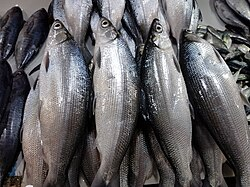
#> input picture backend/src/python/prototype/bangus.jpg, 250 x 187 px
$ python test6.py
#> lines starting #> are read from the running program, lines starting #| are printed output that depends on the picture; after the words box and inside, x2 and y2 are one past the last pixel; in counts of white or black regions, pixels touching at a corner belong together; long printed decimals are rounded
import os
import sys

import cv2 as cv
import numpy as np


def save(name, img, dir="eye_debug"):
    os.makedirs(dir, exist_ok=True)
    if img is None or img.size == 0:
        return
    out = img.copy()
    h, w = out.shape[:2]
    scale = min(800 / w, 800 / h, 1.0)
    if scale < 1.0:
        out = cv.resize(out, (int(w * scale), int(h * scale)))
    cv.imwrite(f"{dir}/{name}.jpg", out)


def segment_fish(img):
    lab = cv.cvtColor(img, cv.COLOR_BGR2LAB)
    l, a, b = cv.split(lab)

    clahe = cv.createCLAHE(clipLimit=2.5, tileGridSize=(8, 8))
    l2 = clahe.apply(l)

    lab_enhanced = cv.merge((l2, a, b))
    enhanced = cv.cvtColor(lab_enhanced, cv.COLOR_LAB2BGR)

    gray = cv.cvtColor(enhanced, cv.COLOR_BGR2GRAY)

    _, otsu = cv.threshold(gray, 0, 255, cv.THRESH_BINARY + cv.THRESH_OTSU)

    a_blur = cv.GaussianBlur(a, (5, 5), 0)
    b_blur = cv.GaussianBlur(b, (5, 5), 0)

    fish_a = cv.inRange(a_blur, 120, 150)  # tune if needed
    fish_b = cv.inRange(b_blur, 120, 170)

    lab_mask = cv.bitwise_and(fish_a, fish_b)

    k5 = np.ones((5, 5), np.uint8)
    k7 = np.ones((7, 7), np.uint8)

    otsu = cv.morphologyEx(otsu, cv.MORPH_CLOSE, k5)
    otsu = cv.morphologyEx(otsu, cv.MORPH_OPEN, k5)

    lab_mask = cv.morphologyEx(lab_mask, cv.MORPH_CLOSE, k7)
    lab_mask = cv.morphologyEx(lab_mask, cv.MORPH_OPEN, k5)

    combined = cv.bitwise_or(otsu, lab_mask)
    combined = cv.morphologyEx(combined, cv.MORPH_CLOSE, k5)

    contours, _ = cv.findContours(combined, cv.RETR_EXTERNAL, cv.CHAIN_APPROX_SIMPLE)
    contours = [c for c in contours if cv.contourArea(c) > 5000]

    if not contours:
        return None, None, 0, 0, 0, 0

    fish_contour = max(contours, key=cv.contourArea)
    fx, fy, fw, fh = cv.boundingRect(fish_contour)

    return combined, fish_contour, fx, fy, fw, fh


def preprocess(roi_bgr):
    gray = cv.cvtColor(roi_bgr, cv.COLOR_BGR2GRAY)
    clahe = cv.createCLAHE(clipLimit=3.0, tileGridSize=(4, 4))
    return clahe.apply(gray)


def get_fish_region_coords(fx, fy, fw, fh):
    eye_end = fy + int(0.25 * fh)
    body_end = fy + int(0.80 * fh)
    tail_end = fy + fh
    x0, x1 = fx, fx + fw
    return (
        (fy, eye_end, x0, x1),
        (eye_end, body_end, x0, x1),
        (body_end, tail_end, x0, x1),
    )


# Eyes
def extract_eye(gray_clahe, roi_h, roi_w):
    candidates = []
    min_r = max(4, int(min(roi_h, roi_w) * 0.05))
    max_r = max(min_r + 4, int(min(roi_h, roi_w) * 0.35))

    params = cv.SimpleBlobDetector_Params()
    params.filterByArea = True
    params.minArea = np.pi * min_r**2 * 0.5
    params.maxArea = np.pi * max_r**2 * 2.0
    params.filterByCircularity = True
    params.minCircularity = 0.40
    params.filterByConvexity = True
    params.minConvexity = 0.55
    params.filterByInertia = True
    params.minInertiaRatio = 0.30
    params.filterByColor = True
    params.blobColor = 0

    detector = cv.SimpleBlobDetector_create(params)
    kps = detector.detect(gray_clahe)
    if kps:
        kp = max(kps, key=lambda k: k.size)
        cx, cy = int(kp.pt[0]), int(kp.pt[1])
        r = max(min_r, int(kp.size / 2))
        candidates.append((cx, cy, r, 0.72, "blob_gray"))

    block = max(11, (min(roi_h, roi_w) // 4) | 1)
    adapt = cv.adaptiveThreshold(
        cv.GaussianBlur(gray_clahe, (5, 5), 0),
        255,
        cv.ADAPTIVE_THRESH_GAUSSIAN_C,
        cv.THRESH_BINARY_INV,
        blockSize=block,
        C=8,
    )

    k3 = np.ones((3, 3), np.uint8)
    adapt = cv.morphologyEx(adapt, cv.MORPH_OPEN, k3)
    adapt = cv.morphologyEx(adapt, cv.MORPH_CLOSE, k3)

    ctrs, _ = cv.findContours(adapt, cv.RETR_EXTERNAL, cv.CHAIN_APPROX_SIMPLE)
    best_score, best_c = 0, None
    for c in ctrs:
        area = cv.contourArea(c)
        if area < 15 or area > roi_h * roi_w * 0.20:
            continue
        perim = cv.arcLength(c, True)
        if perim == 0:
            continue
        circ = 4 * np.pi * area / (perim**2)
        if circ < 0.30:
            continue
        score = circ * np.sqrt(area)
        if score > best_score:
            best_score, best_c = score, c
    if best_c is not None:
        (cx, cy), r = cv.minEnclosingCircle(best_c)
        candidates.append(
            (int(cx), int(cy), max(min_r, int(r)), 0.68, "adaptive_contour")
        )

    return candidates


def select_best_candidate(candidates, roi_h, roi_w):
    def score(c):
        cx, cy, r, conf, _ = c
        border_pen = (
            0.25 if (cx < r or cy < r or cx > roi_w - r or cy > roi_h - r) else 0
        )
        pos_bonus = 0.05 if cy < roi_h * 0.60 else 0
        return conf + pos_bonus - border_pen

    return max(candidates, key=score)


def eye_clarity(eye):
    if eye is None or eye.size == 0:
        return 0.0, 0.0

    gray = cv.cvtColor(eye, cv.COLOR_BGR2GRAY)

    valid = gray > 10
    if np.sum(valid) == 0:
        return 0.0, 0.0

    lap = cv.Laplacian(gray, cv.CV_64F)
    sharpness = lap[valid].var()

    median = np.median(gray[valid])

    lower = int(max(0, 0.5 * median))
    upper = int(min(255, 1.5 * median))

    edges = cv.Canny(gray, lower, upper)
    edge_density = np.sum(edges[valid] > 0) / np.sum(valid)

    return sharpness, edge_density


def eye_redness(eye):
    if eye is None or eye.size == 0:
        return 0.0

    hsv = cv.cvtColor(eye, cv.COLOR_BGR2HSV)
    h, s, v = cv.split(hsv)

    valid = (v > 30) & (s > 40)

    if np.sum(valid) == 0:
        return 111

    red = (h <= 10) | (h >= 160)

    redness = np.sum(red & valid) / np.sum(valid)
    return float(redness)


# body
def shininess_evaluation(body_roi):
    _, s_ch, v_ch = cv.split(cv.cvtColor(body_roi, cv.COLOR_BGR2HSV))
    body_area = body_roi.shape[0] * body_roi.shape[1]
    v_top = np.percentile(v_ch, 85)
    s_low = np.percentile(s_ch, 30)
    specular_mask = ((v_ch > v_top) & (s_ch < s_low)).astype(np.uint8) * 255

    specular_coverage = cv.countNonZero(specular_mask) / body_area
    specular_average = np.mean(v_ch[specular_mask > 0])

    return specular_coverage, specular_average


def evaluate_body_color(body_roi):
    hsv = cv.cvtColor(body_roi, cv.COLOR_BGR2HSV)
    h_ch, s_ch, v_ch = cv.split(hsv)
    return np.mean(h_ch), np.mean(s_ch), np.mean(v_ch)


def main():
    img_path = sys.argv[1] if len(sys.argv) >= 2 else "bangus.jpg"
    img = cv.imread(img_path)
#> img is the input picture: shape (187, 250, 3); mean B, G, R 97.2, 95.1, 97.2

    if img is None:
        print("Cannot read image")
        return

    img_h, img_w = img.shape[:2]
#> img_h = 187; img_w = 250

    combined, fish_contour, fx, fy, fw, fh = segment_fish(img)
#> in segment_fish, `lab = cv.cvtColor(img, cv.COLOR_BGR2LAB)`: lab: shape (187, 250, 3); mean of channels 0, 1, 2 100.2, 129.3, 127.2
#> in segment_fish, `lab_enhanced = cv.merge((l2, a, b))`: lab_enhanced: shape (187, 250, 3); mean of channels 0, 1, 2 120.9, 129.3, 127.2
#> in segment_fish, `_, otsu = cv.threshold(gray, 0, 255, cv.THRESH_BINARY + cv.THRESH_OTSU)`:
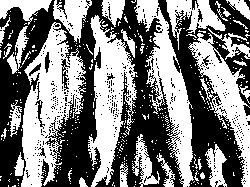
#> otsu: shape (187, 250); 49.4% white; 348 white regions (317 under 20 px), largest, box (x1, y1, x2, y2) and area: (21, 22, 86, 187) 5180, (88, 15, 137, 187) 4046, (134, 0, 194, 187) 3742
#> in segment_fish, `fish_a = cv.inRange(a_blur, 120, 150)`: fish_a: shape (187, 250); every value is 255
#> in segment_fish, `fish_b = cv.inRange(b_blur, 120, 170)`: fish_b: shape (187, 250); 96% white; 17 black regions (6 under 20 px), largest, box (x1, y1, x2, y2) and area: (69, 44, 89, 87) 438, (6, 97, 23, 144) 434, (23, 26, 41, 61) 219
#> in segment_fish, `otsu = cv.morphologyEx(otsu, cv.MORPH_CLOSE, k5)`: otsu: shape (187, 250); 67% white; 39 black regions (3 under 20 px), largest, box (x1, y1, x2, y2) and area: (114, 0, 176, 180) 3360, (176, 29, 243, 187) 3337, (46, 70, 97, 187) 2516
#> in segment_fish, `otsu = cv.morphologyEx(otsu, cv.MORPH_OPEN, k5)`: otsu: shape (187, 250); 64.9% white; 15 black regions (1 under 20 px), largest, box (x1, y1, x2, y2) and area: (111, 0, 183, 187) 4318, (171, 19, 243, 187) 3699, (46, 0, 106, 187) 3516
#> in segment_fish, `lab_mask = cv.morphologyEx(lab_mask, cv.MORPH_CLOSE, k7)`: lab_mask: shape (187, 250); 98% white; 4 black regions, box (x1, y1, x2, y2) and area: (70, 45, 88, 85) 412, (11, 97, 22, 127) 282, (187, 48, 197, 62) 128, (7, 128, 16, 143) 118
#> in segment_fish, `lab_mask = cv.morphologyEx(lab_mask, cv.MORPH_OPEN, k5)`: lab_mask: shape (187, 250); 98% white; 3 black regions, box (x1, y1, x2, y2) and area: (70, 45, 88, 85) 412, (7, 97, 22, 143) 407, (187, 48, 197, 62) 128
#> in segment_fish, `combined = cv.bitwise_or(otsu, lab_mask)`: combined: shape (187, 250); 99.5% white; 6 black regions (1 under 20 px), largest, box (x1, y1, x2, y2) and area: (187, 48, 196, 62) 76, (7, 135, 15, 143) 54, (79, 48, 86, 67) 43, (85, 68, 88, 85) 36, (12, 97, 22, 104) 32
#> in segment_fish, `combined = cv.morphologyEx(combined, cv.MORPH_CLOSE, k5)`:
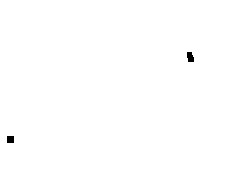
#> combined: shape (187, 250); 99.8% white; 2 black regions, box (x1, y1, x2, y2) and area: (187, 52, 194, 62) 58, (7, 136, 14, 143) 49
#> in segment_fish, `contours, _ = cv.findContours(combined, cv.RETR_EXTERNAL, cv.CHAIN_APP..`: contours = [[[0, 0], [0, 186], [249, 186], [249, 0]]]
#> in segment_fish, `fish_contour = max(contours, key=cv.contourArea)`: fish_contour = [[0, 0], [0, 186], [249, 186], [249, 0]]
#> in segment_fish, `fx, fy, fw, fh = cv.boundingRect(fish_contour)`: fx = 0; fw = 250; fh = 187
#> fish_contour = [[0, 0], [0, 186], [249, 186], [249, 0]]; fx = 0; fy = 0; fw = 250; fh = 187
    if fish_contour is None:
        print("No fish detected")
        return

    eye_coords, body_coords, tail_coords = get_fish_region_coords(fx, fy, fw, fh)
#> in get_fish_region_coords, `eye_end = fy + int(0.25 * fh)`: eye_end = 46
#> in get_fish_region_coords, `body_end = fy + int(0.80 * fh)`: body_end = 149
#> in get_fish_region_coords, `tail_end = fy + fh`: tail_end = 187
#> in get_fish_region_coords, `x0, x1 = fx, fx + fw`: x0 = 0; x1 = 250
#> eye_coords = (0, 46, 0, 250); body_coords = (46, 149, 0, 250); tail_coords = (149, 187, 0, 250)

    ey0, ey1, ex0, ex1 = eye_coords
#> ey0 = 0; ey1 = 46; ex0 = 0; ex1 = 250
    by0, by1, bx0, bx1 = body_coords
#> by0 = 46; by1 = 149; bx0 = 0; bx1 = 250
    ty0, ty1, tx0, tx1 = tail_coords
#> ty0 = 149; ty1 = 187; tx0 = 0; tx1 = 250

    eye_roi = img[ey0:ey1, ex0:ex1]
    body_roi = img[by0:by1, bx0:bx1]
    tail_roi = img[ty0:ty1, tx0:tx1]

    # feature extraction for eyes
    gray_clahe = preprocess(eye_roi)
    roi_h, roi_w = gray_clahe.shape[:2]
#> roi_h = 46; roi_w = 250

    candidates = extract_eye(gray_clahe, roi_h, roi_w)
#> in extract_eye, `kps = detector.detect(gray_clahe)`: kps = 1 keypoints; (x, y, size): (205, 36, 6.9)
#> in extract_eye, `kp = max(kps, key=lambda k: k.size)`: kp = keypoint at (204.7, 35.8), size 6.9
#> in extract_eye, `cx, cy = int(kp.pt[0]), int(kp.pt[1])`: cx = 204; cy = 35
#> in extract_eye, `adapt = cv.adaptiveThreshold( cv.GaussianBlur(gray_clahe, (5, 5), 0), ..`: adapt: shape (46, 250); 30.3% white; 74 white regions (49 under 20 px), largest, box (x1, y1, x2, y2) and area: (81, 0, 122, 46) 476, (192, 0, 246, 46) 434, (121, 0, 147, 46) 361
#> in extract_eye, `adapt = cv.morphologyEx(adapt, cv.MORPH_OPEN, k3)`: adapt: shape (46, 250); 20.7% white; 52 white regions (22 under 20 px), largest, box (x1, y1, x2, y2) and area: (84, 0, 113, 42) 291, (219, 0, 250, 27) 186, (123, 0, 141, 29) 154
#> in extract_eye, `adapt = cv.morphologyEx(adapt, cv.MORPH_CLOSE, k3)`: adapt: shape (46, 250); 21.1% white; 46 white regions (18 under 20 px)
#> in extract_eye, `ctrs, _ = cv.findContours(adapt, cv.RETR_EXTERNAL, cv.CHAIN_APPROX_SIM..`: ctrs = 46 contours, 25 with area under 20; largest, box (x1, y1, x2, y2) and area: (84, 0, 113, 42) 228, (219, 0, 250, 27) 149, (123, 0, 144, 35) 132, (12, 7, 24, 46) 131, (216, 23, 245, 36) 116
#> the loop in extract_eye, `for c in ctrs:` made 46 passes
#> (area, perim, circ, score, best_score) on passes 8, 28: (22, 19.66, 0.715, 3.36, 3.36), (28, 21.66, 0.75, 3.97, 3.97)
#> (area, perim, circ, score) on passes 11, 17, 23, 29, 30, 32: (47, 35.66, 0.465, 3.18), (38, 29.31, 0.556, 3.43), (60.5, 47.9, 0.331, 2.58), (49, 43.31, 0.328, 2.3), (62.5, 50.04, 0.314, 2.48), (29.5, 27.41, 0.493, 2.68)
#> after the loop in extract_eye, `for c in ctrs:`: best_c = contour of 10 points, box (x1, y1, x2, y2) (185, 19, 191, 27), area 28; best_score = 3.97
#> in extract_eye, `(cx, cy), r = cv.minEnclosingCircle(best_c)`: cx = 188; cy = 22.5; r = 4.03
#> candidates = [(204, 35, 4, 0.72, 'blob_gray'), (188, 22, 4, 0.68, 'adaptive_contour')]
    if not candidates:
        print("No eye detected")
        return

    cx, cy, r, conf, method = select_best_candidate(candidates, roi_h, roi_w)
#> cx = 188; cy = 22; r = 4; conf = 0.68; method = 'adaptive_contour'
    full_cx, full_cy = ex0 + cx, ey0 + cy
#> full_cx = 188; full_cy = 22

    eye_mask = np.zeros((img_h, img_w), dtype=np.uint8)
    cv.circle(eye_mask, (full_cx, full_cy), r, 255, -1)
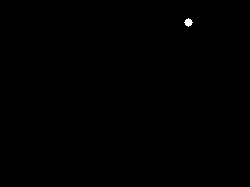
#> eye_mask: shape (187, 250); 0.1% white; 1 white region, box (x1, y1, x2, y2) and area: (184, 18, 193, 27) 49
    eye_isolated = cv.bitwise_and(img, img, mask=eye_mask)

    # for random forest
    eye_redness_ratio = eye_redness(eye_isolated)
#> in eye_redness, `hsv = cv.cvtColor(eye, cv.COLOR_BGR2HSV)`: hsv: shape (187, 250, 3); mean H, S, V 0.1, 0, 0.1
#> in eye_redness, `valid = (v > 30) & (s > 40)`: valid: shape (187, 250) bool; 0% white in thin lines or dots, all inside (x1, y1, x2, y2) = (190, 19, 191, 20)
#> in eye_redness, `redness = np.sum(red & valid) / np.sum(valid)`: redness = 0
#> eye_redness_ratio = 0
    sharpness, edge_density = eye_clarity(eye_isolated)
#> in eye_clarity, `sharpness = lap[valid].var()`: sharpness = 42483.7
#> in eye_clarity, `median = np.median(gray[valid])`: median = 95
#> in eye_clarity, `lower = int(max(0, 0.5 * median))`: lower = 47
#> in eye_clarity, `upper = int(min(255, 1.5 * median))`: upper = 142
#> in eye_clarity, `edges = cv.Canny(gray, lower, upper)`: edges: shape (187, 250); 0.07% white in thin lines or dots, all inside (x1, y1, x2, y2) = (184, 18, 193, 27)
#> in eye_clarity, `edge_density = np.sum(edges[valid] > 0) / np.sum(valid)`: edge_density = 0.469
#> sharpness = 42483.7; edge_density = 0.469

    # feature extraction for body
    specular_coverage, specular_average = shininess_evaluation(body_roi)
#> in shininess_evaluation, `_, s_ch, v_ch = cv.split(cv.cvtColor(body_roi, cv.COLOR_BGR2HSV))`:
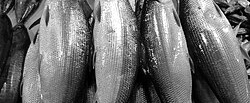
#> v_ch: shape (103, 250); min 0, max 255, mean 109.4
#> in shininess_evaluation, `v_top = np.percentile(v_ch, 85)`: v_top = 184
#> in shininess_evaluation, `s_low = np.percentile(s_ch, 30)`: s_low = 10
#> in shininess_evaluation, `specular_mask = ((v_ch > v_top) & (s_ch < s_low)).astype(np.uint8) * 255`:
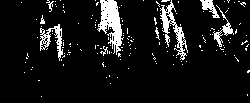
#> specular_mask: shape (103, 250); 8.9% white; 162 white regions (153 under 20 px), largest, box (x1, y1, x2, y2) and area: (97, 0, 124, 55) 728, (160, 0, 188, 60) 489, (40, 24, 63, 61) 296
#> in shininess_evaluation, `specular_coverage = cv.countNonZero(specular_mask) / body_area`: specular_coverage = 0.0892
#> in shininess_evaluation, `specular_average = np.mean(v_ch[specular_mask > 0])`: specular_average = 215.7
#> specular_coverage = 0.0892; specular_average = 215.7
    (
        h_mean_body,
        s_mean_body,
        v_mean_body,
    ) = evaluate_body_color(body_roi)
#> in evaluate_body_color, `hsv = cv.cvtColor(body_roi, cv.COLOR_BGR2HSV)`: hsv: shape (103, 250, 3); mean H, S, V 85, 36.7, 109.4
#> in evaluate_body_color, `h_ch, s_ch, v_ch = cv.split(hsv)`:
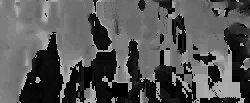
#> h_ch: shape (103, 250); min 0, max 178, mean 85
#> h_mean_body = 84.99; s_mean_body = 36.68; v_mean_body = 109.4

    print("eye clarity: ", sharpness)
#| eye clarity:  42483.714
    print("eye edge density: ", edge_density)
#| eye edge density:  0.4694
    print("eye redness: ", eye_redness_ratio)
#| eye redness:  0.0
    print("body mean Hue: ", h_mean_body)
#| body mean Hue:  84.987
    print("body mean Saturation: ", s_mean_body)
#| body mean Saturation:  36.682
    print("body mean Value: ", v_mean_body)
#| body mean Value:  109.350
    print("body shine coverage: ", specular_coverage)
#| body shine coverage:  0.08924
    print("body shine average: ", specular_average)
#| body shine average:  215.659

    # for debuggings
    result = img.copy()
    cv.drawContours(result, [fish_contour], -1, (0, 255, 0), 2)

    cv.rectangle(result, (fx, fy), (fx + fw, fy + fh), (255, 0, 0), 2)

    cx = fx + fw // 2
#> cx = 125
    cy = fy + fh // 2
#> cy = 93
    cv.circle(result, (cx, cy), 5, (0, 0, 255), -1)
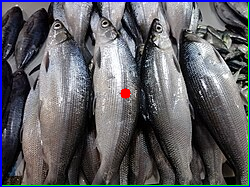
#> result: shape (187, 250, 3); mean B, G, R 101, 94.2, 94.2

    save("debug_fish_detection", result)

    cv.circle(result, (full_cx, full_cy), r, (0, 0, 255), 5)
    cv.circle(eye_mask, (full_cx, full_cy), r, 255, -1)
    save("result", result)
    save("combined", combined)
    save("eye", eye_roi)
    save("body", body_roi)
    save("tail", tail_roi)
    save("isolate_eye", eye_isolated)

    print("Done:", (full_cx, full_cy), r)
#| Done: (188, 22) 4
    print("Best Candidate:", method)
#| Best Candidate: adaptive_contour


if __name__ == "__main__":
    main()
